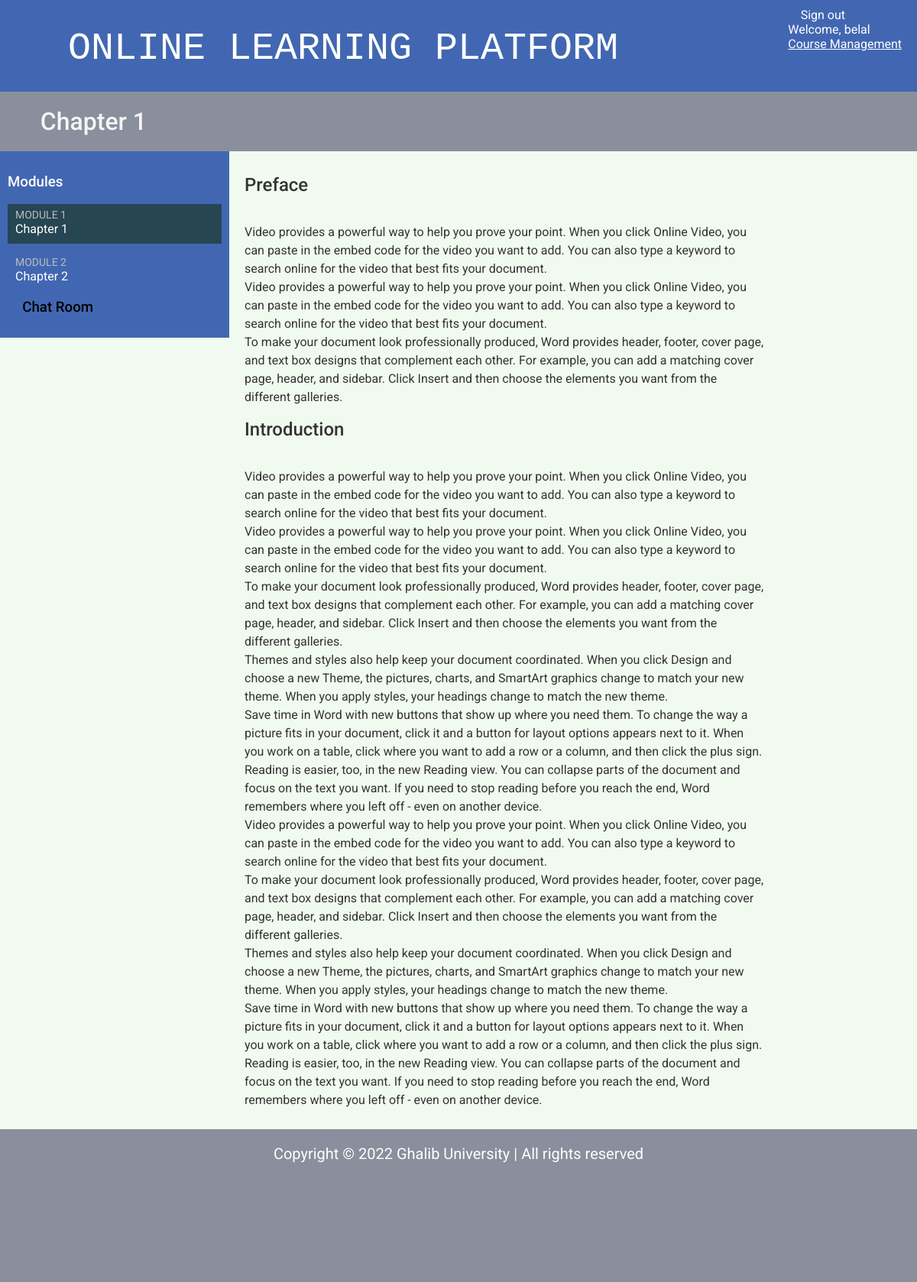
The page /students/course/2/ (signed in) on the database its author committed.
### courses/models.py (models this page shows, shortened)
class Module(models.Model):
    course = models.ForeignKey(Course,
                               related_name='modules',
                               on_delete=models.CASCADE)
    title = models.CharField(max_length=200)
    description = models.TextField(blank=True)
    order = OrderField(blank=True, for_fields=['course'])
    def __str__(self):
        return f'{self.order}. {self.title}'
    class Meta:
        ordering = ['order']

class Content(models.Model):
    module = models.ForeignKey(Module,
                               related_name='contents',
                               on_delete=models.CASCADE)
    content_type = models.ForeignKey(ContentType,
                                     on_delete=models.CASCADE,
                                     limit_choices_to={'model__in':(
                                     'text',
                                     'video',
                                     'image',
                                     'file')})
    object_id = models.PositiveIntegerField()
    item = GenericForeignKey('content_type', 'object_id')
    order = OrderField(blank=True, for_fields=['module'])
    class Meta:
        ordering = ['order']

class ItemBase(models.Model):
    owner = models.ForeignKey(User,
                              related_name='%(class)s_related',
                              on_delete=models.CASCADE)
    title = models.CharField(max_length=250)
    created = models.DateTimeField(auto_now_add=True)
    updated = models.DateTimeField(auto_now=True)
    class Meta:
        abstract = True
    def render(self):
        return render_to_string(f'courses/content/{self._meta.model_name}.html',
                                {'item': self})

class Text(ItemBase):
    content = models.TextField()

### students/views.py (the view)
class StudentCourseDetailView(DetailView):
    model = Course
    template_name = 'students/course/detail.html'
    def get_queryset(self):
        qs = super().get_queryset()
        return qs.filter(students__in=[self.request.user])
    def get_context_data(self, **kwargs):
        context = super().get_context_data(**kwargs)
        course = self.get_object()
        if 'module_id' in self.kwargs:
            context['module'] = course.modules.get(
                                    id=self.kwargs['module_id'])
        else:
            context['module'] = course.modules.all().first()
        return context

### students/templates/students/course/detail.html (shortened to what this page needs)
{% extends "base.html" %}
{% load cache %}
{% block content %}
  <h1>
    <i class="fas fa-check-square"></i> {{ module.title }}
  </h1>
  <div class="contents">
    <h3>Modules</h3>
    <ul id="modules">
      {% for m in object.modules.all %}
        <li data-id="{{ m.id }}" {% if m == module %}class="selected"{% endif %}>
          <a href="{% url "student_course_detail_module" object.id m.id %}">
            <span>
              Module <span class="order">{{ m.order|add:1 }}</span>
            </span>
            <br>
            {{ m.title }}
          </a>
        </li>
      {% empty %}
        <li>No modules yet.</li>
      {% endfor %}
    </ul>
    <h3>
      <i class="fas fa-comments"></i> <a href="{% url "chat:course_chat_room" object.id %}">
        Chat Room
      </a>
    </h3>
  </div>
  <div class="module">
    {% cache 600 module_contents module %}
      {% for content in module.contents.all %}
        {% with item=content.item %}
          <h2>{{ item.title }}</h2>
          {{ item.render }}
        {% endwith %}
      {% endfor %}
    {% endcache %}
  </div>
{% endblock %}

### courses/templates/base.html (shortened to what this page needs)
{% load static %}
<!DOCTYPE html>
<html>
<head>
  <link href="{% static "css/base.css" %}" rel="stylesheet">
  <link href="{% static "fontawesome/css/all.css" %}" rel="stylesheet">
</head>
<body>
  {% block header %}
  <div id="header">
    <a href="/" class="logo"><i class="fas fa-university" style="color: #f1faee"></i> Online Learning Platform</a>
    <ul class="menu">
      {% if request.user.is_authenticated %}
        <li><a href="{% url "logout" %}"><i class="fas fa-sign-out-alt"></i> Sign out</a></li>
        <li id="user-name">Welcome, {{ user.get_username }}</li>
      {% else %}
        <li><a href="{% url "login" %}">Sign in <i class="fas fa-sign-in-alt"></i></a></li>
      {% endif %}
      <a href="{% url "manage_course_list"%}" style="text-decoration: underline;">Course Management</a>
    </ul>
  </div>
  {% endblock %}
<div class="container">
  {% block content %}
  {% endblock %}
</div>
{% block footer %}
<footer>
  <p style="padding: 20px;">Copyright &copy; 2022 Ghalib University &#124; All rights reserved</p>
    <ul style="padding-left: 40%; letter-spacing: 5px;">
      <a href="https://www.google.com/"><i class="fab fa-facebook fa-3x"></i></a>
      <a href="#"><i class="fab fa-twitter fa-3x"></i></a>
      <a href="#"><i class="fab fa-instagram fa-3x"></i></a>
    </ul>
</footer>
{% endblock footer %}
</body>
</html>

### courses/templates/courses/content/text.html
{{ item.content|linebreaks }}

### courses/static/css/base.css (style rules this page uses)
* { box-sizing: border-box; }
html { overflow-x: hidden; }
body { margin:0; font-family:'Roboto', sans-serif; font-weight:400; color:#333; background-color: #f1faee; }
a { color:black; text-decoration:none; }
ul { float:left; }
h1, h2, h3, h4, h5, h6 { font-family:'Roboto', sans-serif; font-weight:500; }
h1 { background:#898F9C; color: whitesmoke; width:100%; overflow:auto; padding:20px 0 20px 20px; margin:0; }
.module { padding:10px 20px; float:left; width:60%; }
footer { background-color: #898F9C; height: 200px; clear: both; color: white; font-size: 20px; text-align: center; }
.module p { width:100%; float:right; line-height: 1.5; }
#header { position: relative; background:#4267B2; overflow:auto; height:120px; max-width:100%; padding:10px 20px; }
#header .logo { text-decoration:none; font-family: 'Courier New', Courier, monospace; font-weight: 100; text-transform:uppercase; font-size:50px; padding-top: 25px; color:#fff; float:left; }
#header a { color:#fff; }
#user-name { color:#fff; }
#header .menu { list-style:none; float:right; margin:0; padding:0; }
.contents { width:25%; padding:10px; float:left; background:#4267B2; color: #fff; font-family:'Roboto', sans-serif; }
.contents ul { list-style:none; margin:0; padding:0; width:100%; }
.contents ul li { margin:0 0 10px 0; padding:4px 10px 10px; overflow:auto; cursor:move; }
.contents ul li.selected { background:#264653; }
.contents ul span { text-transform:uppercase; color:#bbb; font-size:14px; }
.contents ul a { display:block; color:#fff; text-decoration:none; }

### rows shown on the page
Module: title "Chapter 1", order|add "1"
Module: order|add "2", title "Chapter 2"
Content: item "Preface", item.content "Video provides a powerful way to help you prove your point. When you click Online Video, you can paste in the embed code for the video you want to add. You can also type a keyword to search online for the video that best fits your document. Video provides a powerful way to help you prove your point. When you click Online Video, you can paste in the embed code for the video you want to add. You can also type a keyword to search online for the video that best fits your document. To make your document look professionally produced, Word provides header, footer, cover page, and text box designs that complement each other. For example, you can add a matching cover page, header, and sidebar. Click…"
Content: item "Introduction", item.content "Video provides a powerful way to help you prove your point. When you click Online Video, you can paste in the embed code for the video you want to add. You can also type a keyword to search online for the video that best fits your document. Video provides a powerful way to help you prove your point. When you click Online Video, you can paste in the embed code for the video you want to add. You can also type a keyword to search online for the video that best fits your document. To make your document look professionally produced, Word provides header, footer, cover page, and text box designs that complement each other. For example, you can add a matching cover page, header, and sidebar. Click…"

### other values the page prints
{{ user.get_username }} "belal"
